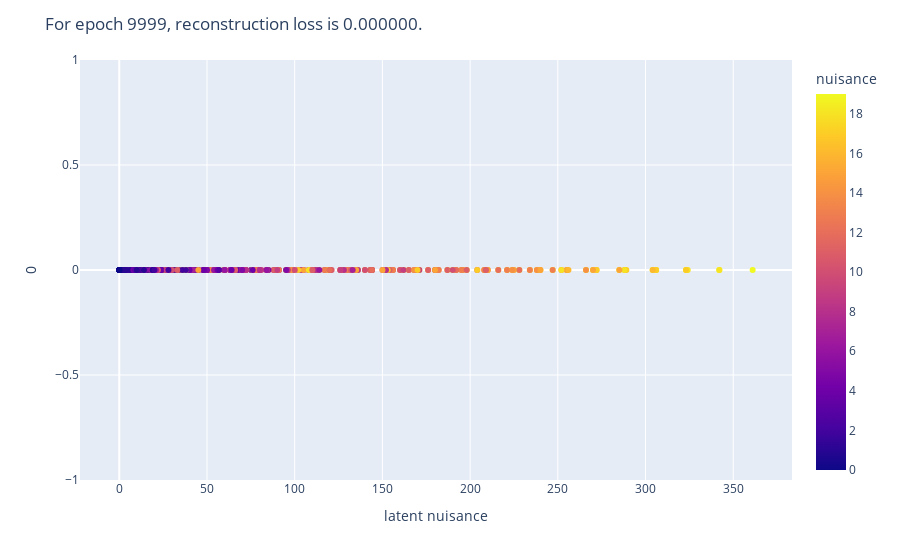

Notebook code cell kept with this figure:
### Markdown cell above
### Plot

### Code cell
df1 = pd.DataFrame(tf.reshape(model.nui_encoder(X),[-1,q]), columns = ['latent nuisance'])
df2 = pd.DataFrame(nuisances[X_nuisances.reshape(-1,1)],columns=['nuisance'])
df3 = pd.DataFrame(np.repeat(states[X_states],nt,axis=0),columns=['state'])
df4 = pd.DataFrame(np.zeros(df1.shape[0]),columns=['0'])
df = pd.concat([df1,df2,df3,df4],axis=1)
fig = px.scatter(df, x='latent nuisance', color='nuisance', y='0')
fig.update_layout(title="For epoch {:d}, reconstruction loss is {:f}."
      .format(epoch, loss_rec))
fig.show()

### Figure 1 — Plotly figure (JSON) as saved in the notebook; plotly's stock layout.template omitted (floating-point values rounded to 4 significant figures; data arrays with more than 128 entries replaced by an {"elided": "..."} marker saying what was removed)
{"data": [{"hovertemplate": "latent nuisance=%{x}<br>0=%{y}<br>nuisance=%{marker.color}<extra></extra>", "legendgroup": "", "marker": {"color": {"elided": "400 int values"}, "coloraxis": "coloraxis", "symbol": "circle"}, "mode": "markers", "name": "", "orientation": "v", "showlegend": false, "type": "scatter", "x": {"elided": "400 float values"}, "xaxis": "x", "y": {"elided": "400 int values"}, "yaxis": "y"}], "layout": {"autosize": true, "coloraxis": {"colorbar": {"title": {"text": "nuisance"}}, "colorscale": [[0, "#0d0887"], [0.1111, "#46039f"], [0.2222, "#7201a8"], [0.3333, "#9c179e"], [0.4444, "#bd3786"], [0.5556, "#d8576b"], [0.6667, "#ed7953"], [0.7778, "#fb9f3a"], [0.8889, "#fdca26"], [1, "#f0f921"]]}, "legend": {"tracegroupgap": 0}, "margin": {"t": 60}, "title": {"text": "For epoch 9999, reconstruction loss is 0.000000."}, "xaxis": {"anchor": "y", "autorange": true, "domain": [0, 1], "range": [-23.8, 384.9], "title": {"text": "latent nuisance"}, "type": "linear"}, "yaxis": {"anchor": "x", "autorange": true, "domain": [0, 1], "range": [-1, 1], "title": {"text": "0"}, "type": "linear"}}}
